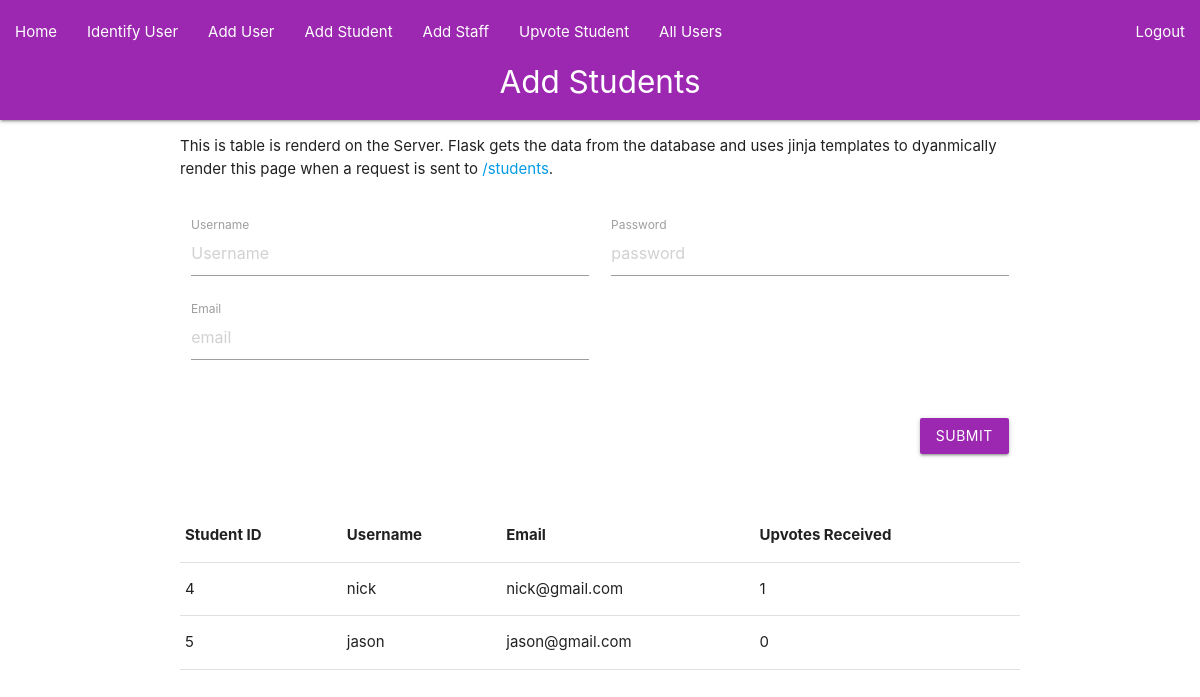
/students (signed in), run on the app's committed database.
### App/models/student.py (models this page shows, shortened)
class Student(User):
    __tablename__ = "student"
    id = db.Column(db.Integer, db.ForeignKey('user.id'), primary_key=True)
    username =  db.Column(db.String, nullable=False, unique=True)
    email = db.Column(db.String(120), nullable=False)
    num_upvotes = db.Column(db.Integer, default=0)
    __mapper_args__ = {
        'polymorphic_identity': 'student',
    }

### App/views/student.py (the view)
@student_views.route('/students', methods=['GET'])
def get_student_page():
    students = get_all_students()
    return render_template('students.html', students=students)

### App/controllers/auth.py (called while the page is built)
def setup_jwt(app):
    jwt = JWTManager(app)
    @jwt.user_identity_loader
    def user_identity_lookup(identity):
        user = User.query.filter_by(username=identity).one_or_none()
        if user:
            return user.username
        return None
    @jwt.user_lookup_loader
    def user_lookup_callback(_jwt_header, jwt_data):
        identity = jwt_data["sub"]  # This is the username
        print("User Identity: " + identity)
        return User.query.filter_by(username=identity).one_or_none()
    return jwt

def add_auth_context(app):
    @app.context_processor
    def inject_user():
        try:
            verify_jwt_in_request()
            username = get_jwt_identity()  # Now it correctly retrieves the username
            current_user = User.query.filter_by(username=username).one_or_none()
            is_authenticated = current_user is not None
        except Exception as e:
            print(e)
            is_authenticated = False
            current_user = None
        return dict(is_authenticated=is_authenticated, current_user=current_user)

### App/controllers/student.py (called while the page is built)
def get_all_students():
    return Student.query.all()

### App/templates/students.html (shortened to what this page needs)
{% extends "layout.html" %}
{% block page %}Add Students{% endblock %}
{% block content %}
    <div class="row">
        <p>
            This is table is renderd on the Server. Flask gets the data from the database and uses jinja templates to dyanmically render this page when a request is sent to <a href="/students">/students</a>.
        </p>
    </div>
    <div class="row">
      <form class="col s12" method="POST" action="/students">
        <div class="row">
          <div class="input-field col s6">
            <input placeholder="Username" name="username" type="text" class="validate">
            <label for="username">Username</label>
          </div>
          <div class="input-field col s6">
            <input placeholder="password" name="password" type="password" class="validate">
            <label for="password">Password</label>
          </div>
          <div class="input-field col s6">
            <input placeholder="email" name="email" type="email" class="validate">
            <label for="email">Email</label>
          </div>
        </div>
        <div class="row">
          <div class="input-field col s12">
            <button class="btn waves-effect waves-light right purple" type="submit" name="action">Submit</button>
          </div>
        </div>
      </form>
    </div>
    <div class="row">
      <table>
        <thead>
          <tr>
            <th>Student ID</th><th>Username</th><th>Email</th><th>Upvotes Received</th>
          </tr>
        </thead>
        <tbody>
          {% for student in students %}
            <tr>
                <td>{{student.id}}</td>
                <td>{{student.username}}</td>
                <td>{{student.email}}</td>
                <td>{{student.num_upvotes}}</td>
            </tr>
          {% endfor %}
      </table>
    </div>
{% endblock %}

### data on the page
Student: id "4", username "nick", email "nick@gmail.com", num_upvotes "1"
Student: id "5", username "jason", email "jason@gmail.com", num_upvotes "0"
